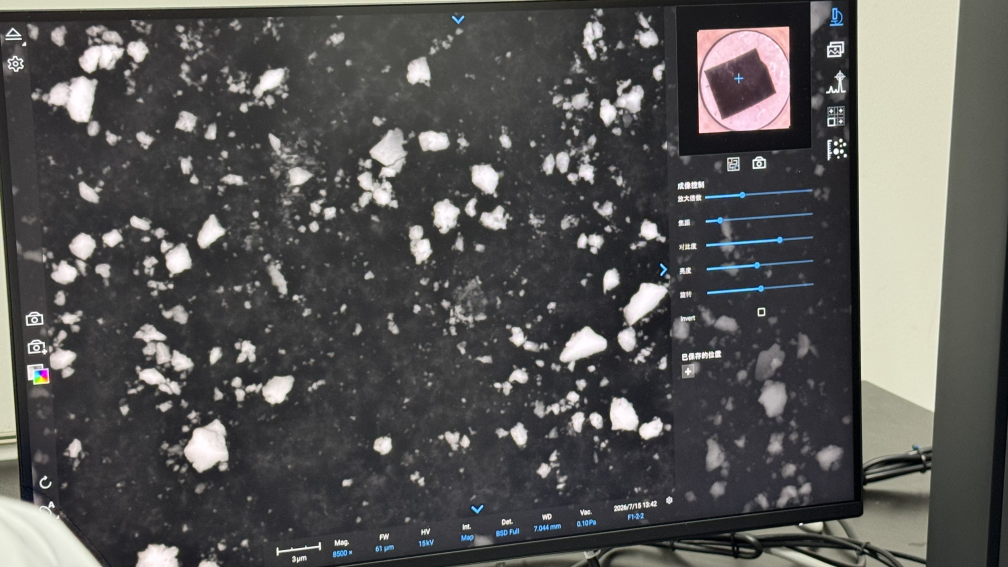
#> input picture sem_pipeline/data/01.jpg, 4032 x 2268 px (shown at 1/4 size)
$ python -i homography.py   (imports and definitions only)
#> lines starting #> are read from the running program, lines starting #| are printed output that depends on the picture; after the words box and inside, x2 and y2 are one past the last pixel; in counts of white or black regions, pixels touching at a corner belong together
"""Homography correction — blue-mask line detection + optimal quad search.

Pipeline
--------
1. Downscale to 1024 px wide.
2. Blue mask = case/bezel pixels (BGR 5–50).
3. Flood-fill bottom-left to remove computer case.
4. Canny + HoughLinesP on blue mask boundaries.
5. Exclude lines touching the central 50 % × 50 % rectangle.
6. Filter orientation: ±30° of horizontal or vertical.
7. Merge collinear fragments (same slope, nearby intercept).
8. Keep lines spanning > 40 % of image dimension.
9. Split into top / bottom / left / right candidates.
10. Enumerate all 4-line combinations; compute intersection corners.
11. Pick the quad maximising blue-pixel count inside,
    with area between 55 % and 85 % of image.
12. Perspective warp to 1920 px wide.
"""

from __future__ import annotations

from itertools import product
from pathlib import Path

import cv2
import numpy as np
from numpy.typing import NDArray

from .config import HOMOGRAPHY as CFG

BLUE_LO = (5, 5, 5)
BLUE_HI = (50, 50, 50)


# ---------------------------------------------------------------------------
# blue mask
# ---------------------------------------------------------------------------

def _blue_mask(bgr: NDArray) -> NDArray:
    m = np.ones(bgr.shape[:2], dtype=bool)
    for c in range(3):
        m &= (bgr[:, :, c] >= BLUE_LO[c]) & (bgr[:, :, c] <= BLUE_HI[c])
    return m


def _post_merge_cleanup(blue: NDArray, long_h: list, long_v: list,
                        sh: int) -> tuple:
    """Remove dense blue blobs on both sides.  Done after merge."""
    h, w = blue.shape
    limit = h * 2 // 3
    col_d = blue[limit:, :].mean(axis=0)
    density_threshold = 0.50  # only remove very dense case blobs

    # left side
    left_end = 0
    for x in range(5, w):
        if col_d[x] > density_threshold:
            left_end = x + 1
        else:
            break

    # right side
    right_start = w
    for x in range(w - 6, -1, -1):
        if col_d[x] > density_threshold:
            right_start = x
        else:
            break

    if left_end > 5:
        blue[:, :left_end] = False
        long_v = [l for l in long_v
                  if min(l[0], l[2]) > left_end]
        long_h = [l for l in long_h
                  if min(l[0], l[2]) > left_end and max(l[0], l[2]) > left_end]
    if right_start < w - 5:
        blue[:, right_start:] = False
        long_v = [l for l in long_v
                  if max(l[0], l[2]) < right_start]
        long_h = [l for l in long_h
                  if max(l[0], l[2]) < right_start and min(l[0], l[2]) < right_start]

    return blue, long_h, long_v


# ---------------------------------------------------------------------------
# line detection + filtering
# ---------------------------------------------------------------------------

def _detect_lines(blue: NDArray) -> list:
    b8 = blue.astype(np.uint8) * 255
    e = cv2.Canny(b8, 50, 150)
    k = cv2.getStructuringElement(cv2.MORPH_RECT, (2, 2))
    e = cv2.dilate(e, k, iterations=1)
    lines = cv2.HoughLinesP(e, 1, np.pi / 180, threshold=40,
                            minLineLength=int(min(b8.shape) * 0.05),
                            maxLineGap=30)
    if lines is None:
        return []
    return lines.reshape(-1, 4).tolist()


def _filter_center(lines, sw, sh):
    cx1, cx2 = int(sw * 0.25), int(sw * 0.75)
    cy1, cy2 = int(sh * 0.25), int(sh * 0.75)
    kept = []
    for x1, y1, x2, y2 in lines:
        ok = True
        for t in np.linspace(0, 1, 12):
            x = int(x1 + t * (x2 - x1))
            y = int(y1 + t * (y2 - y1))
            if cx1 <= x <= cx2 and cy1 <= y <= cy2:
                ok = False
                break
        if ok:
            kept.append((x1, y1, x2, y2))
    return kept


def _filter_orientation(lines):
    h, v = [], []
    for x1, y1, x2, y2 in lines:
        dx, dy = abs(x2 - x1), abs(y2 - y1)
        if dx < 1e-6 and dy < 1e-6:
            continue
        a = abs(np.arctan2(dy, dx) * 180.0 / np.pi)
        if a < 30 or a > 150:
            h.append((x1, y1, x2, y2))
        elif 60 < a < 120:
            v.append((x1, y1, x2, y2))
    return h, v


# ---------------------------------------------------------------------------
# line merging
# ---------------------------------------------------------------------------

def _merge(lines_h, lines_v):
    def _group(lines, is_h):
        if len(lines) <= 1:
            return lines
        if is_h:
            lines.sort(key=lambda l: min(l[0], l[2]))
        else:
            lines.sort(key=lambda l: min(l[1], l[3]))
        mg = []
        cur = list(lines[0])
        for line in lines[1:]:
            x1c, y1c, x2c, y2c = cur
            x1n, y1n, x2n, y2n = line
            if is_h:
                cmin, cmax = min(x1c, x2c), max(x1c, x2c)
                nmin, nmax = min(x1n, x2n), max(x1n, x2n)
                gap = max(0, nmin - cmax, cmin - nmax)
                ts = (cmax - cmin) + (nmax - nmin)
                if gap < ts * 0.2:
                    nx1 = min(x1c, x2c, x1n, x2n)
                    nx2 = max(x1c, x2c, x1n, x2n)
                    dx = x2c - x1c
                    if abs(dx) > 1e-6:
                        s = (y2c - y1c) / dx
                        cur = [nx1, int(y1c + s * (nx1 - x1c)),
                               nx2, int(y1c + s * (nx2 - x1c))]
                    else:
                        cur = [nx1, y1c, nx2, y2c]
                else:
                    mg.append(tuple(cur))
                    cur = list(line)
            else:
                cmin, cmax = min(y1c, y2c), max(y1c, y2c)
                nmin, nmax = min(y1n, y2n), max(y1n, y2n)
                gap = max(0, nmin - cmax, cmin - nmax)
                ts = (cmax - cmin) + (nmax - nmin)
                if gap < ts * 0.2:
                    ny1 = min(y1c, y2c, y1n, y2n)
                    ny2 = max(y1c, y2c, y1n, y2n)
                    dy = y2c - y1c
                    if abs(dy) > 1e-6:
                        s = (x2c - x1c) / dy
                        cur = [int(x1c + s * (ny1 - y1c)), ny1,
                               int(x1c + s * (ny2 - y1c)), ny2]
                    else:
                        cur = [x1c, ny1, x2c, ny2]
                else:
                    mg.append(tuple(cur))
                    cur = list(line)
        mg.append(tuple(cur))
        return mg

    # group H by slope & intercept
    hg = {}
    for x1, y1, x2, y2 in lines_h:
        dx = x2 - x1
        s = (y2 - y1) / dx if abs(dx) > 1e-6 else 0.0
        ic = y1 - s * x1
        key = (round(s * 100), round(ic / 10) * 10)
        hg.setdefault(key, []).append((x1, y1, x2, y2))
    mh = []
    for g in hg.values():
        mh.extend(_group(g, True))

    # group V by inverse slope & x-intercept
    vg = {}
    for x1, y1, x2, y2 in lines_v:
        dy = y2 - y1
        if abs(dy) > 1e-6:
            isl = (x2 - x1) / dy
            ic = x1 - isl * y1
        else:
            isl = 999.0
            ic = x1
        key = (round(isl * 100), round(ic / 10) * 10)
        vg.setdefault(key, []).append((x1, y1, x2, y2))
    mv = []
    for g in vg.values():
        mv.extend(_group(g, False))

    return mh, mv


# ---------------------------------------------------------------------------
# geometry
# ---------------------------------------------------------------------------

def _intersect(l1, l2):
    x1, y1, x2, y2 = l1
    x3, y3, x4, y4 = l2
    d = (x1 - x2) * (y3 - y4) - (y1 - y2) * (x3 - x4)
    if abs(d) < 1e-10:
        return None
    px = ((x1 * y2 - y1 * x2) * (x3 - x4)
          - (x1 - x2) * (x3 * y4 - y3 * x4)) / d
    py = ((x1 * y2 - y1 * x2) * (y3 - y4)
          - (y1 - y2) * (x3 * y4 - y3 * x4)) / d
    return (px, py)


def _blue_inside(tl, tr, br, bl, blue_mask):
    pts = np.array([tl, tr, br, bl], np.int32)
    m = np.zeros(blue_mask.shape, np.uint8)
    cv2.fillPoly(m, [pts], 255)
    return int(((m > 0) & (blue_mask > 0)).sum())


# ---------------------------------------------------------------------------
# optimal quad search
# ---------------------------------------------------------------------------

def _find_optimal_quad(long_h, long_v, blue_mask, sw, sh):
    top_c = [l for l in long_h if (l[1] + l[3]) / 2 < sh * CFG["cand_split"]]
    bot_c = [l for l in long_h if (l[1] + l[3]) / 2 > sh * (1 - CFG["cand_split"])]
    lft_c = [l for l in long_v if (l[0] + l[2]) / 2 < sw * CFG["cand_split"]]
    rgt_c = [l for l in long_v if (l[0] + l[2]) / 2 > sw * (1 - CFG["cand_split"])]

    best = None
    best_blue = 0

    for top, bot, left, right in product(top_c, bot_c, lft_c, rgt_c):
        tl = _intersect(top, left)
        tr = _intersect(top, right)
        br = _intersect(bot, right)
        bl = _intersect(bot, left)
        if tl is None or tr is None or br is None or bl is None:
            continue

        corners = np.array([tl, tr, br, bl], np.float32).reshape(-1, 1, 2)
        area_pct = cv2.contourArea(corners) / (sw * sh) * 100
        if area_pct < CFG["area_min"] or area_pct > CFG["area_max"]:
            continue

        nb = _blue_inside(tl, tr, br, bl, blue_mask)
        if nb > best_blue:
            best_blue = nb
            best = (tl, tr, br, bl)

    if best is None:
        return None
    return np.array(best, dtype=np.float32)


# ---------------------------------------------------------------------------
# perspective warp
# ---------------------------------------------------------------------------

def _order_corners(pts: NDArray[np.float32]) -> NDArray[np.float32]:
    rect = np.zeros((4, 2), dtype=np.float32)
    s = pts.sum(axis=1)
    rect[0] = pts[np.argmin(s)]
    rect[2] = pts[np.argmax(s)]
    d = np.diff(pts, axis=1)
    rect[1] = pts[np.argmin(d)]
    rect[3] = pts[np.argmax(d)]
    return rect


def apply_homography(image: NDArray, corners: NDArray[np.float32],
                     target_width: int | None = None, *,
                     trust_order: bool = False) -> NDArray:
    rect = corners.copy() if trust_order else _order_corners(corners.copy())
    # use source quad's approximate width as target, then force 16:9
    aw = float(max(np.linalg.norm(rect[2] - rect[3]),
                   np.linalg.norm(rect[1] - rect[0])))
    tw = target_width or max(1200, min(4000, int(aw)))
    th = max(int(tw * 9 / 16), 1)
    dst = np.array(
        [[0, 0], [tw - 1, 0], [tw - 1, th - 1], [0, th - 1]],
        dtype=np.float32,
    )
    M = cv2.getPerspectiveTransform(rect, dst)
    return cv2.warpPerspective(image, M, (tw, th))


# ---------------------------------------------------------------------------
# public API
# ---------------------------------------------------------------------------

def _pipeline(image: NDArray):
    """Run the full detection pipeline and return (quad_corners, blue_mask, scale)."""
    h, w = image.shape[:2]
    dw = CFG["downscale_max_width"]
    scale = dw / w if w > dw else 1.0
    small = cv2.resize(image, (dw, int(h * scale))) if scale != 1.0 else image
    sh, sw = small.shape[:2]

    blue = _blue_mask(small)
    raw = _detect_lines(blue)
    raw = _filter_center(raw, sw, sh)
    hl, vl = _filter_orientation(raw)
    mh, mv = _merge(hl, vl)

    long_h = [l for l in mh if abs(l[2] - l[0]) > sw * CFG["long_ratio"]]
    long_v = [l for l in mv if abs(l[3] - l[1]) > sh * CFG["long_ratio"]]

    blue, long_h, long_v = _post_merge_cleanup(blue, long_h, long_v, sh)
    result = _find_optimal_quad(long_h, long_v, blue, sw, sh)
    if result is None:
        return None

    corners = result / scale if scale != 1.0 else result
    return corners


def correct_image(image: NDArray) -> tuple[NDArray, NDArray[np.float32] | None]:
    corners = _pipeline(image)
    if corners is None:
        return image, None
    return apply_homography(image, corners), corners


def correct_file(src: str | Path,
                 dst_dir: str | Path | None = None
                 ) -> tuple[NDArray, NDArray[np.float32] | None]:
#> called with src = '../../../sem_pipeline/data/01.jpg'
    src = Path(src)
    img = cv2.imread(str(src))
#> img is the input picture: shape (2268, 4032, 3); mean B, G, R 85.2, 86.6, 87.4
    if img is None:
        raise FileNotFoundError(str(src))

    rectified, corners = correct_image(img)
#> the loop in _blue_mask, `for c in range(3):` made 3 passes
#> pass 1, in _blue_mask, `m &= (bgr[:, :, c] >= BLUE_LO[c]) & (bgr[:, :, c] <= BLUE_HI[c])`:
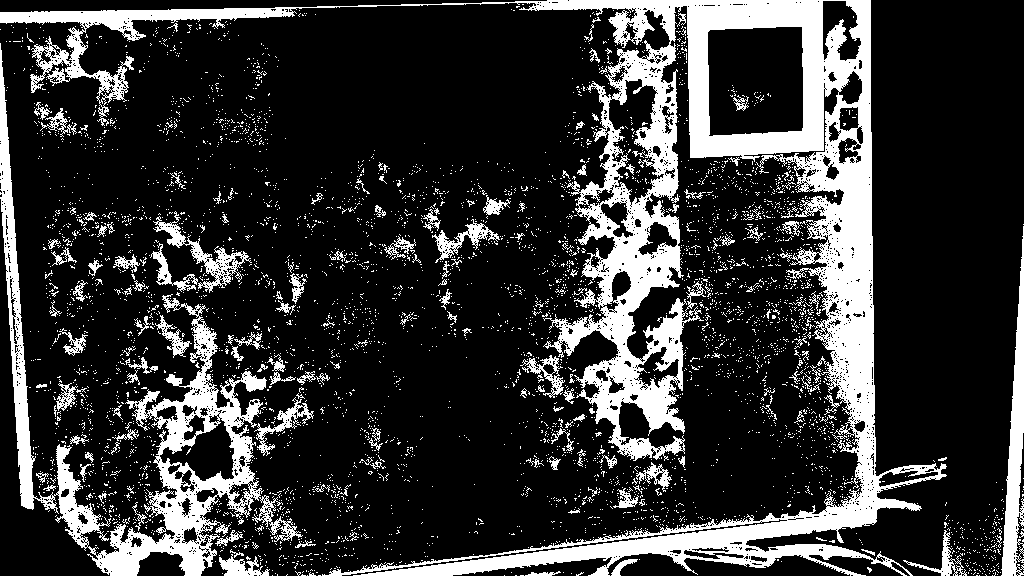
#> m: shape (576, 1024) bool; 20.7% white; 4604 white regions (4438 under 20 px), largest, box (x1, y1, x2, y2) and area: (0, 0, 947, 576) 73601, (0, 43, 303, 576) 19994, (1001, 226, 1024, 576) 3603
#> in _detect_lines, `e = cv2.Canny(b8, 50, 150)`:
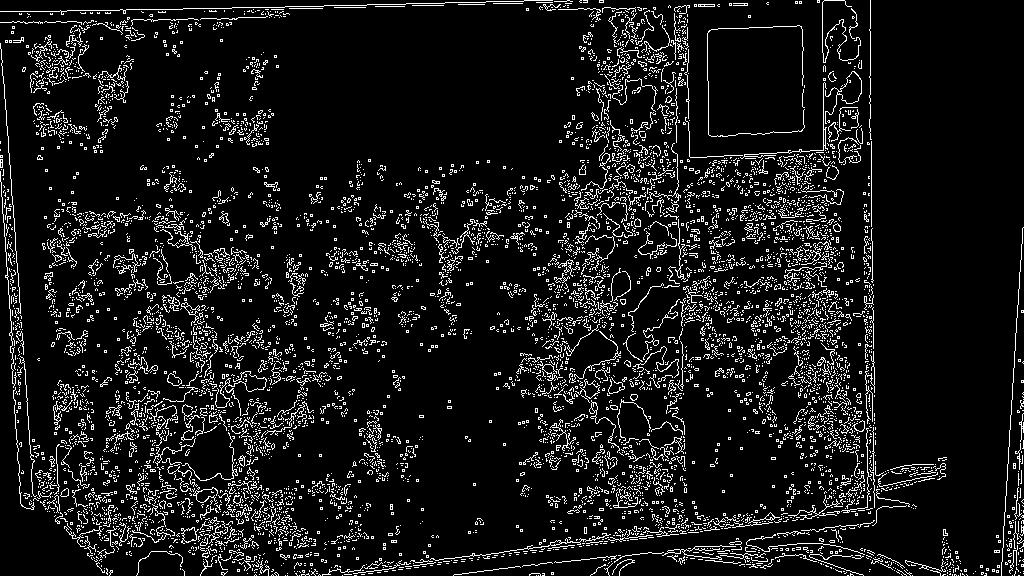
#> e: shape (576, 1024); 9.2% white in thin lines or dots
#> in _detect_lines, `e = cv2.dilate(e, k, iterations=1)`:
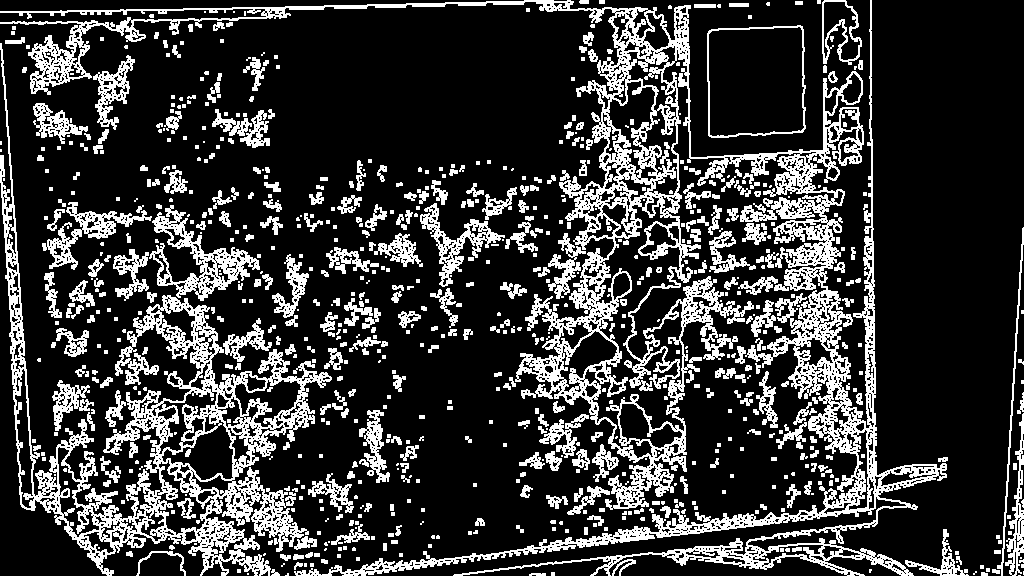
#> e: shape (576, 1024); 22.1% white; 787 white regions (419 under 20 px), largest, box (x1, y1, x2, y2) and area: (0, 0, 947, 576) 55264, (0, 43, 332, 576) 24390, (149, 205, 260, 301) 2987
#> in _detect_lines, `lines = cv2.HoughLinesP(e, 1, np.pi / 180, threshold=40, minLineLength..`: lines = 1628 rows, first 6: [0, 12, 604, 2], [138, 564, 375, 327], [14, 409, 296, 323], [288, 437, 335, 390], [21, 505, 296, 524], [552, 530, 644, 539]
#> in _pipeline, `raw = _detect_lines(blue)`: raw = 1628 items, first 6: [0, 12, 604, 2], [138, 564, 375, 327], [14, 409, 296, 323], [288, 437, 335, 390], [21, 505, 296, 524], [552, 530, 644, 539]
#> the loop in _filter_center, `for x1, y1, x2, y2 in lines:` made 1628 passes
#> after the loop in _filter_center, `for x1, y1, x2, y2 in lines:`: kept = 927 items, first 6: (0, 12, 604, 2), (21, 505, 296, 524), (552, 530, 644, 539), (54, 238, 103, 243), (375, 454, 405, 460), (3, 60, 35, 507)
#> in _pipeline, `raw = _filter_center(raw, sw, sh)`: raw has the same summary as kept in _filter_center
#> the loop in _filter_orientation, `for x1, y1, x2, y2 in lines:` made 927 passes
#> (x1, y1, x2, y2, dx, dy, a) on passes 1 to 3: (0, 12, 604, 2, 604, 10, 0.949), (21, 505, 296, 524, 275, 19, 3.95), (552, 530, 644, 539, 92, 9, 5.59)
#> after the loop in _filter_orientation, `for x1, y1, x2, y2 in lines:`: h = 811 items, first 6: (0, 12, 604, 2), (21, 505, 296, 524), (552, 530, 644, 539), (54, 238, 103, 243), (375, 454, 405, 460), (5, 40, 128, 85); v = 74 items, first 6: (3, 60, 35, 507), (1, 43, 34, 510), (1000, 568, 1023, 239), (3, 155, 21, 506), (68, 203, 107, 575), (1, 141, 20, 504)
#> in _pipeline, `hl, vl = _filter_orientation(raw)`: hl has the same summary as h in _filter_orientation; vl has the same summary as v in _filter_orientation
#> the loop in _merge, `for x1, y1, x2, y2 in lines_h:` made 811 passes
#> (x1, y1, x2, y2, dx, s, ic, key) on passes 1 to 3: (0, 12, 604, 2, 604, -0.0166, 12, (-2, 10)), (21, 505, 296, 524, 275, 0.0691, 503.5, (7, 500)), (552, 530, 644, 539, 92, 0.0978, 476, (10, 480))
#> after the loop in _merge, `for x1, y1, x2, y2 in lines_h:`: hg = 549 items
#> the loop in _merge, `for g in hg.values():` made 549 passes
#> after the loop in _merge, `for g in hg.values():`: mh = 666 items, first 6: (0, 12, 604, 2), (21, 505, 296, 524), (689, 549, 1019, 571), (552, 530, 644, 539), (54, 238, 103, 243), (375, 454, 405, 460)
#> the loop in _merge, `for x1, y1, x2, y2 in lines_v:` made 74 passes
#> (x1, y1, x2, y2, dy, isl, ic, key) on passes 1 to 2: (3, 60, 35, 507, 447, 0.0716, -1.3, (7, 0)), (1, 43, 34, 510, 467, 0.0707, -2.04, (7, 0))
#> the loop in _merge, `for g in vg.values():` made 53 passes
#> in _post_merge_cleanup, `blue[:, right_start:] = False`:
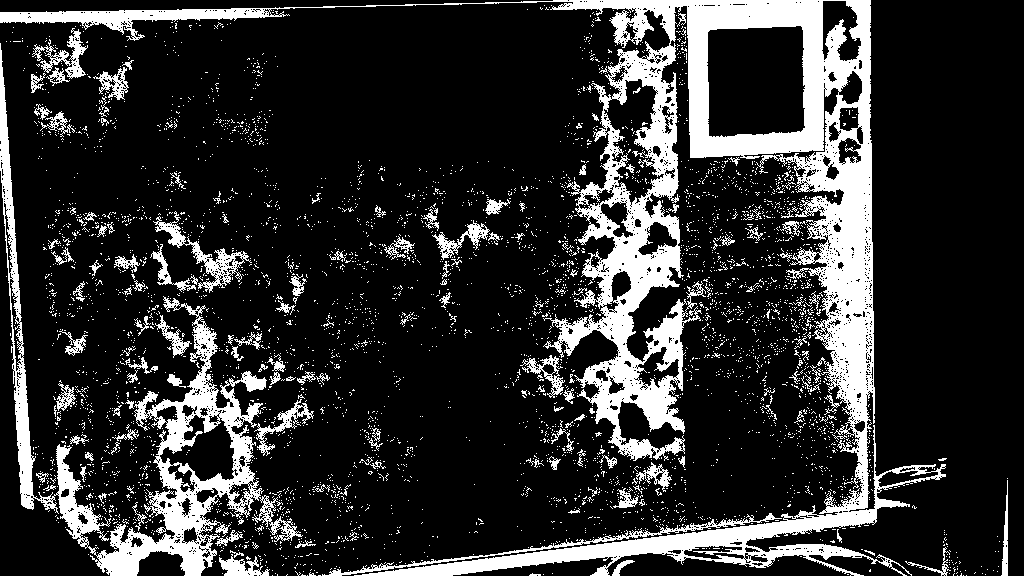
#> blue: shape (576, 1024) bool; 18.7% white; 4272 white regions (4122 under 20 px), largest, box (x1, y1, x2, y2) and area: (0, 0, 946, 576) 66121, (0, 43, 303, 576) 18738, (322, 513, 782, 576) 1545
#> the loop in _find_optimal_quad, `for top, bot, left, right in product(top_c, bot_c, lft_c, rgt_c):` made 1188 passes
#> (left, right) on passes 1 to 3: ((1, 43, 34, 510), (871, 0, 871, 572)), ((1, 43, 34, 510), (822, 2, 832, 569)), ((1, 43, 34, 510), (801, 4, 820, 564))
#> in apply_homography, `return cv2.warpPerspective(image, M, (tw, th))`:
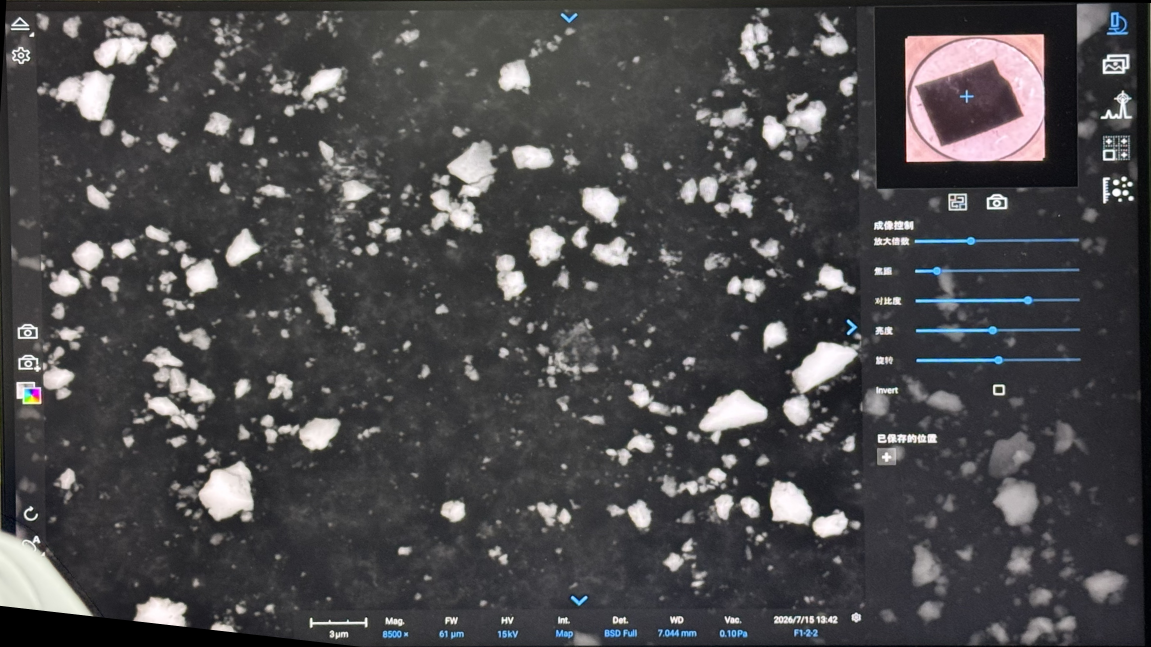
#> returned value: shape (1941, 3452, 3) (shown at 1/3 size); mean of channels 0, 1, 2 75.1, 73.3, 74.4; drawn as B, G, R
    if dst_dir is not None:
        dst_dir = Path(dst_dir)
        dst_dir.mkdir(parents=True, exist_ok=True)
        cv2.imwrite(str(dst_dir / f"{src.stem}_corrected.jpg"), rectified)
        cv2.imwrite(str(dst_dir / f"{src.stem}_debug.jpg"),
                    _draw_debug(img, corners))
        cv2.imwrite(str(dst_dir / f"{src.stem}_segmentation.jpg"),
                    _draw_seg(img, corners))
    return rectified, corners


# ---------------------------------------------------------------------------
# debug visualisation
# ---------------------------------------------------------------------------

# [58 lines left out: functions _draw_debug, _draw_seg, not called in this run]

>>> result = correct_file('../../../sem_pipeline/data/01.jpg')
